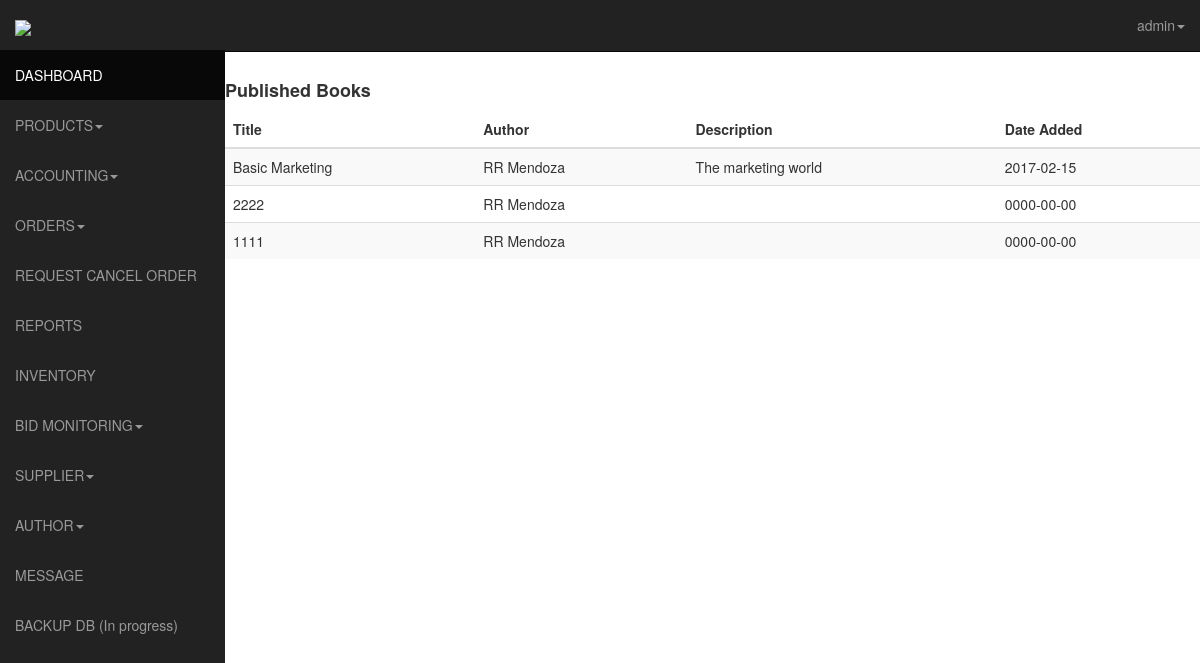
Page /admin/publishedbooks.php (signed in) on the earlier database version.
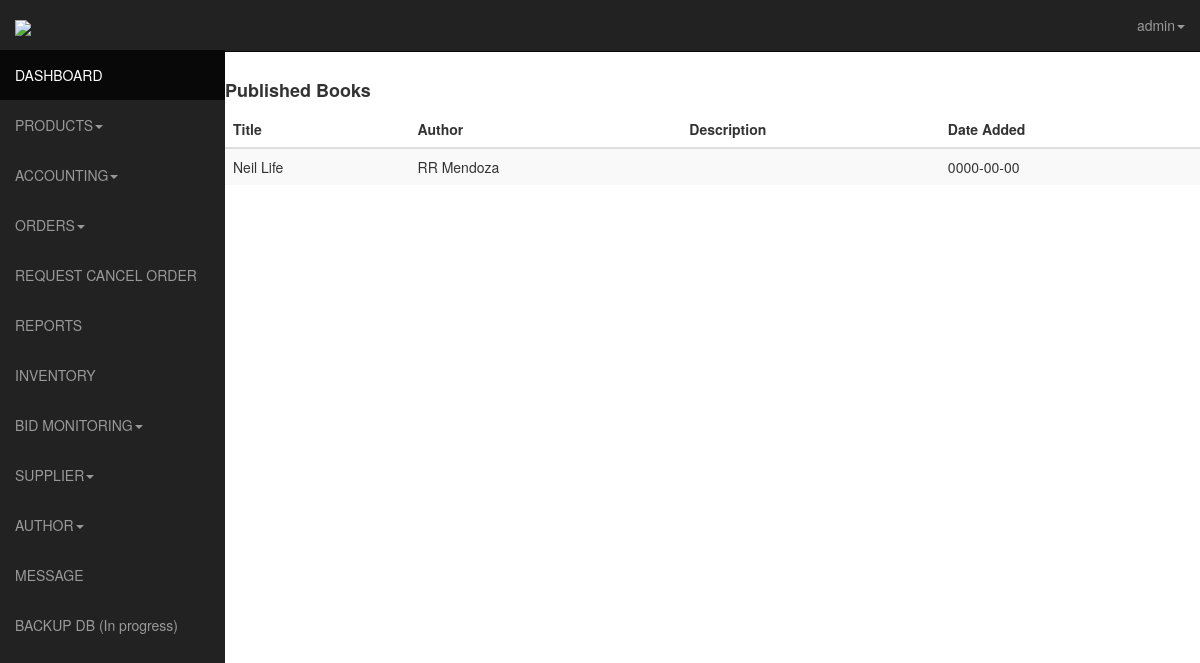
Same page on the later database version.
### tables this page shows
CREATE TABLE IF NOT EXISTS `products` (
  `id` int(11) NOT NULL AUTO_INCREMENT,
  `author_id` int(11) NOT NULL,
  `product_name` varchar(255) NOT NULL,
  `price` varchar(16) NOT NULL,
  `details` text NOT NULL,
  `stock` int(11) NOT NULL,
  `category` varchar(16) NOT NULL,
  `sub_category` varchar(50) NOT NULL,
  `status` varchar(50) NOT NULL,
  `timestamp` varchar(10) NOT NULL,
  `date_added` date NOT NULL,
  `ext` varchar(4) NOT NULL,
  PRIMARY KEY (`id`)
);

CREATE TABLE IF NOT EXISTS `users` (
  `id` int(11) NOT NULL AUTO_INCREMENT,
  `usn` varchar(50) NOT NULL,
  `fname` varchar(120) NOT NULL,
  `lname` varchar(120) NOT NULL,
  `birthday` date NOT NULL,
  `address` varchar(60) NOT NULL,
  `contact` int(11) NOT NULL,
  `email` varchar(120) NOT NULL,
  `password` varchar(128) NOT NULL,
  `activate` int(11) NOT NULL,
  `code` int(11) NOT NULL,
  `date` date NOT NULL,
  `block` int(11) NOT NULL,
  `pic` int(11) NOT NULL,
  `ext` varchar(5) NOT NULL,
  `admin` int(11) NOT NULL,
  `user_type` int(10) NOT NULL,
  PRIMARY KEY (`id`)
);

### admin/publishedbooks.php (the view, shortened to what this page needs)
<!DOCTYPE html>
<html lang="en">
<head>
	<link href="css/bootstrap.css" rel="stylesheet">
    <link href="css/sb-admin.css" rel="stylesheet">-->
    <link rel="stylesheet" href="css/morris-0.4.3.min.css">
</head>
<body>
	<div id="wrapper">
      <nav class="navbar navbar-inverse  navbar-fixed-top" role="navigation">
      <?php include 'template/sidebar.php';?>
    <?php include 'template/top.php';?>
    </nav>
		<div class="table-responsive">
    <h4><b>Published Books</b></h4>
      <table class="table table-striped">
      	<thead>
 		<th>Title</th>
 		<th>Author</th>
 		<th>Description</th>
 		<th>Date Added</th>
 	</thead>
	<tbody>
		<?php
			$sql = mysql_query("SELECT products.product_name, users . * , LEFT(products.details, 20) AS details, products.date_added
FROM products
INNER JOIN users ON products.author_id = users.id
AND users.user_type =2");
		  $requestCount = mysql_num_rows($sql);
		  if ($requestCount > 0) {
		     while ($row = mysql_fetch_array($sql)) {
		      $productname = $row['product_name'];
		      $fname = $row['fname'];
		      $lname = $row['lname'];
		      $desc = $row['details'];
		      $dateadded = $row['date_added'];
		      echo "
		        <tr>
		          <td>$productname</td>
		          <td>$fname $lname</td>
		          <td>$desc</td>
		          <td>$dateadded</td>
		        </tr>
		      ";
		     }
		  }
		 ?>
	</tbody>
      </table>
    </div>
    </div>
</body>
</html>

Differences in the rows shown:
removed products: product_name "Basic Marketing", users.fname "RR", users.lname "Mendoza", desc "The marketing world", date_added "2017-02-15"
removed products: product_name "2222", users.fname "RR", users.lname "Mendoza", date_added "0000-00-00"
removed products: product_name "1111", users.fname "RR", users.lname "Mendoza", date_added "0000-00-00"
added products: product_name "Neil Life", users.fname "RR", users.lname "Mendoza", date_added "0000-00-00"
